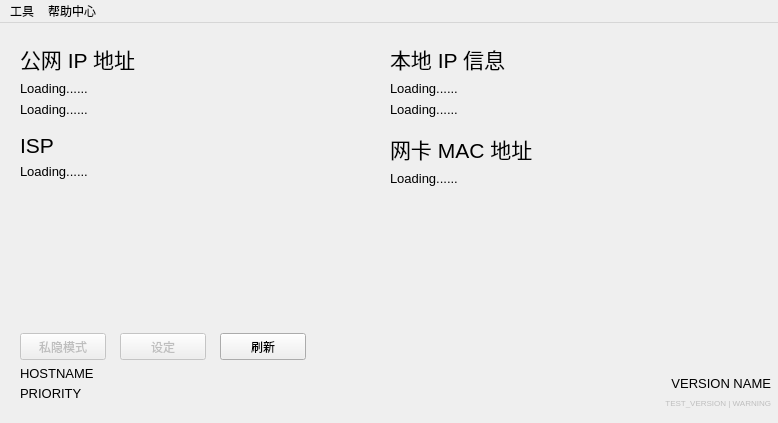
<?xml version="1.0" encoding="UTF-8"?>
<ui version="4.0">
 <class>home</class>
 <widget class="QMainWindow" name="home">
  <property name="geometry">
   <rect>
    <x>0</x>
    <y>0</y>
    <width>778</width>
    <height>423</height>
   </rect>
  </property>
  <property name="windowTitle">
   <string>Cipher Tools</string>
  </property>
  <property name="windowIcon">
   <iconset resource="Resource.qrc">
    <normaloff>:/Resource/CipherTools_Icons.svg</normaloff>:/Resource/CipherTools_Icons.svg</iconset>
  </property>
  <widget class="QWidget" name="Home">
   <widget class="QPushButton" name="hidemode">
    <property name="enabled">
     <bool>false</bool>
    </property>
    <property name="geometry">
     <rect>
      <x>20</x>
      <y>310</y>
      <width>86</width>
      <height>27</height>
     </rect>
    </property>
    <property name="text">
     <string>私隐模式</string>
    </property>
   </widget>
   <widget class="QPushButton" name="settings">
    <property name="enabled">
     <bool>false</bool>
    </property>
    <property name="geometry">
     <rect>
      <x>120</x>
      <y>310</y>
      <width>86</width>
      <height>27</height>
     </rect>
    </property>
    <property name="text">
     <string>设定</string>
    </property>
   </widget>
   <widget class="QLabel" name="hostname">
    <property name="geometry">
     <rect>
      <x>20</x>
      <y>340</y>
      <width>231</width>
      <height>21</height>
     </rect>
    </property>
    <property name="font">
     <font>
      <pointsize>10</pointsize>
     </font>
    </property>
    <property name="text">
     <string>HOSTNAME</string>
    </property>
   </widget>
   <widget class="QWidget" name="layoutWidget">
    <property name="geometry">
     <rect>
      <x>20</x>
      <y>20</y>
      <width>351</width>
      <height>87</height>
     </rect>
    </property>
    <layout class="QFormLayout" name="formLayout_2">
     <item row="0" column="0">
      <widget class="QLabel" name="v4">
       <property name="font">
        <font>
         <pointsize>16</pointsize>
        </font>
       </property>
       <property name="text">
        <string>公网 IP 地址</string>
       </property>
      </widget>
     </item>
     <item row="2" column="0">
      <widget class="QLabel" name="v6add">
       <property name="enabled">
        <bool>true</bool>
       </property>
       <property name="font">
        <font>
         <pointsize>10</pointsize>
        </font>
       </property>
       <property name="text">
        <string>Loading......</string>
       </property>
      </widget>
     </item>
     <item row="1" column="0">
      <widget class="QLabel" name="v4add">
       <property name="font">
        <font>
         <pointsize>10</pointsize>
        </font>
       </property>
       <property name="text">
        <string>Loading......</string>
       </property>
      </widget>
     </item>
    </layout>
   </widget>
   <widget class="QWidget" name="layoutWidget">
    <property name="geometry">
     <rect>
      <x>20</x>
      <y>110</y>
      <width>351</width>
      <height>71</height>
     </rect>
    </property>
    <layout class="QFormLayout" name="formLayout_4">
     <item row="0" column="0">
      <widget class="QLabel" name="isp">
       <property name="enabled">
        <bool>true</bool>
       </property>
       <property name="font">
        <font>
         <pointsize>16</pointsize>
        </font>
       </property>
       <property name="text">
        <string>ISP</string>
       </property>
      </widget>
     </item>
     <item row="1" column="0">
      <widget class="QLabel" name="ispinfo">
       <property name="enabled">
        <bool>true</bool>
       </property>
       <property name="font">
        <font>
         <pointsize>10</pointsize>
        </font>
       </property>
       <property name="text">
        <string>Loading......</string>
       </property>
      </widget>
     </item>
    </layout>
   </widget>
   <widget class="QWidget" name="layoutWidget">
    <property name="geometry">
     <rect>
      <x>390</x>
      <y>20</y>
      <width>351</width>
      <height>81</height>
     </rect>
    </property>
    <layout class="QFormLayout" name="formLayout">
     <item row="0" column="0">
      <widget class="QLabel" name="localv4">
       <property name="font">
        <font>
         <pointsize>16</pointsize>
        </font>
       </property>
       <property name="text">
        <string>本地 IP 信息</string>
       </property>
      </widget>
     </item>
     <item row="1" column="0">
      <widget class="QLabel" name="localv4add">
       <property name="font">
        <font>
         <pointsize>10</pointsize>
        </font>
       </property>
       <property name="text">
        <string>Loading......</string>
       </property>
      </widget>
     </item>
     <item row="2" column="0">
      <widget class="QLabel" name="localv6add">
       <property name="font">
        <font>
         <pointsize>10</pointsize>
        </font>
       </property>
       <property name="text">
        <string>Loading......</string>
       </property>
      </widget>
     </item>
    </layout>
   </widget>
   <widget class="QWidget" name="layoutWidget">
    <property name="geometry">
     <rect>
      <x>390</x>
      <y>110</y>
      <width>351</width>
      <height>71</height>
     </rect>
    </property>
    <layout class="QFormLayout" name="formLayout_6">
     <item row="0" column="0">
      <widget class="QLabel" name="currentMac">
       <property name="font">
        <font>
         <pointsize>16</pointsize>
        </font>
       </property>
       <property name="text">
        <string>网卡 MAC 地址</string>
       </property>
      </widget>
     </item>
     <item row="1" column="0">
      <widget class="QLabel" name="Mac">
       <property name="font">
        <font>
         <pointsize>10</pointsize>
        </font>
       </property>
       <property name="text">
        <string>Loading......</string>
       </property>
      </widget>
     </item>
    </layout>
   </widget>
   <widget class="QPushButton" name="refresh">
    <property name="enabled">
     <bool>true</bool>
    </property>
    <property name="geometry">
     <rect>
      <x>220</x>
      <y>310</y>
      <width>86</width>
      <height>27</height>
     </rect>
    </property>
    <property name="text">
     <string>刷新</string>
    </property>
   </widget>
   <widget class="QLabel" name="priority">
    <property name="geometry">
     <rect>
      <x>20</x>
      <y>360</y>
      <width>231</width>
      <height>20</height>
     </rect>
    </property>
    <property name="font">
     <font>
      <pointsize>10</pointsize>
     </font>
    </property>
    <property name="text">
     <string>PRIORITY</string>
    </property>
   </widget>
   <widget class="QLabel" name="test_waring">
    <property name="enabled">
     <bool>false</bool>
    </property>
    <property name="geometry">
     <rect>
      <x>250</x>
      <y>370</y>
      <width>521</width>
      <height>20</height>
     </rect>
    </property>
    <property name="font">
     <font>
      <pointsize>6</pointsize>
     </font>
    </property>
    <property name="text">
     <string>TEST_VERSION | WARNING</string>
    </property>
    <property name="textFormat">
     <enum>Qt::TextFormat::PlainText</enum>
    </property>
    <property name="alignment">
     <set>Qt::AlignmentFlag::AlignRight|Qt::AlignmentFlag::AlignTrailing|Qt::AlignmentFlag::AlignVCenter</set>
    </property>
    <property name="wordWrap">
     <bool>false</bool>
    </property>
   </widget>
   <widget class="QLabel" name="Version">
    <property name="geometry">
     <rect>
      <x>430</x>
      <y>350</y>
      <width>341</width>
      <height>20</height>
     </rect>
    </property>
    <property name="font">
     <font>
      <pointsize>10</pointsize>
     </font>
    </property>
    <property name="text">
     <string>VERSION NAME</string>
    </property>
    <property name="textFormat">
     <enum>Qt::TextFormat::PlainText</enum>
    </property>
    <property name="alignment">
     <set>Qt::AlignmentFlag::AlignRight|Qt::AlignmentFlag::AlignTrailing|Qt::AlignmentFlag::AlignVCenter</set>
    </property>
    <property name="wordWrap">
     <bool>false</bool>
    </property>
   </widget>
  </widget>
  <widget class="QMenuBar" name="menubar">
   <property name="geometry">
    <rect>
     <x>0</x>
     <y>0</y>
     <width>778</width>
     <height>24</height>
    </rect>
   </property>
   <property name="mouseTracking">
    <bool>false</bool>
   </property>
   <widget class="QMenu" name="helpcenter">
    <property name="title">
     <string>帮助中心</string>
    </property>
    <widget class="QMenu" name="repos">
     <property name="title">
      <string>查看源码</string>
     </property>
     <addaction name="repoCNB"/>
     <addaction name="repoGithub"/>
     <addaction name="repoCodeberg"/>
    </widget>
    <widget class="QMenu" name="issue">
     <property name="title">
      <string>问题反馈</string>
     </property>
     <addaction name="issueCNB"/>
     <addaction name="issueGithub"/>
     <addaction name="issueCodeberg"/>
    </widget>
    <addaction name="about"/>
    <addaction name="uplog"/>
    <addaction name="wiki"/>
    <addaction name="separator"/>
    <addaction name="blog"/>
    <addaction name="donate"/>
    <addaction name="repos"/>
    <addaction name="issue"/>
   </widget>
   <widget class="QMenu" name="tools">
    <property name="enabled">
     <bool>true</bool>
    </property>
    <property name="tearOffEnabled">
     <bool>false</bool>
    </property>
    <property name="title">
     <string>工具</string>
    </property>
    <widget class="QMenu" name="Ping">
     <property name="enabled">
      <bool>false</bool>
     </property>
     <property name="title">
      <string>延迟检测</string>
     </property>
     <addaction name="PingCS"/>
     <addaction name="PINGGNT"/>
    </widget>
    <addaction name="MOWeb"/>
    <addaction name="deviceinfo"/>
    <addaction name="WOL"/>
    <addaction name="track"/>
    <addaction name="NAT"/>
    <addaction name="Ping"/>
   </widget>
   <addaction name="tools"/>
   <addaction name="helpcenter"/>
  </widget>
  <action name="WOL">
   <property name="enabled">
    <bool>false</bool>
   </property>
   <property name="text">
    <string>局域网唤醒</string>
   </property>
  </action>
  <action name="track">
   <property name="enabled">
    <bool>false</bool>
   </property>
   <property name="text">
    <string>路由检测</string>
   </property>
  </action>
  <action name="NAT">
   <property name="enabled">
    <bool>false</bool>
   </property>
   <property name="text">
    <string>NAT 检测</string>
   </property>
  </action>
  <action name="about">
   <property name="text">
    <string>关于</string>
   </property>
  </action>
  <action name="wiki">
   <property name="enabled">
    <bool>true</bool>
   </property>
   <property name="text">
    <string>Wiki（在建）</string>
   </property>
  </action>
  <action name="PingCS">
   <property name="text">
    <string>PingCS 《反恐精英》延迟检测</string>
   </property>
  </action>
  <action name="PINGGNT">
   <property name="text">
    <string>全球网测延迟检测</string>
   </property>
  </action>
  <action name="PingVAL">
   <property name="text">
    <string>PingVAL《无畏契约》国服延迟检测</string>
   </property>
  </action>
  <action name="repoCNB">
   <property name="text">
    <string>CNB</string>
   </property>
  </action>
  <action name="repoGithub">
   <property name="text">
    <string>Github</string>
   </property>
  </action>
  <action name="issueCNB">
   <property name="text">
    <string>CNB</string>
   </property>
  </action>
  <action name="issueGithub">
   <property name="text">
    <string>Github</string>
   </property>
  </action>
  <action name="blog">
   <property name="text">
    <string>博客</string>
   </property>
  </action>
  <action name="aboutqt">
   <property name="text">
    <string>关于Qt</string>
   </property>
  </action>
  <action name="action">
   <property name="enabled">
    <bool>false</bool>
   </property>
   <property name="text">
    <string>设备信息</string>
   </property>
  </action>
  <action name="MOWeb">
   <property name="text">
    <string>多出口</string>
   </property>
  </action>
  <action name="deviceinfo">
   <property name="enabled">
    <bool>false</bool>
   </property>
   <property name="text">
    <string>设备信息</string>
   </property>
  </action>
  <action name="MOQt">
   <property name="enabled">
    <bool>false</bool>
   </property>
   <property name="text">
    <string>多出口（非浏览器版本）</string>
   </property>
  </action>
  <action name="logGithub">
   <property name="text">
    <string>GitHub</string>
   </property>
  </action>
  <action name="logGitee">
   <property name="text">
    <string>Gitee</string>
   </property>
  </action>
  <action name="logCNB">
   <property name="text">
    <string>CNB</string>
   </property>
  </action>
  <action name="repoGitee">
   <property name="text">
    <string>Gitee</string>
   </property>
  </action>
  <action name="logCodeberg">
   <property name="text">
    <string>Codeberg</string>
   </property>
  </action>
  <action name="issueCodeberg">
   <property name="text">
    <string>Codeberg</string>
   </property>
  </action>
  <action name="repoCodeberg">
   <property name="text">
    <string>Codeberg</string>
   </property>
  </action>
  <action name="issueGitee">
   <property name="text">
    <string>Gitee</string>
   </property>
  </action>
  <action name="uplog">
   <property name="text">
    <string>更新日志</string>
   </property>
  </action>
  <action name="donate">
   <property name="enabled">
    <bool>false</bool>
   </property>
   <property name="text">
    <string>捐赠</string>
   </property>
  </action>
 </widget>
 <resources>
  <include location="Resource.qrc"/>
 </resources>
 <connections/>
</ui>
